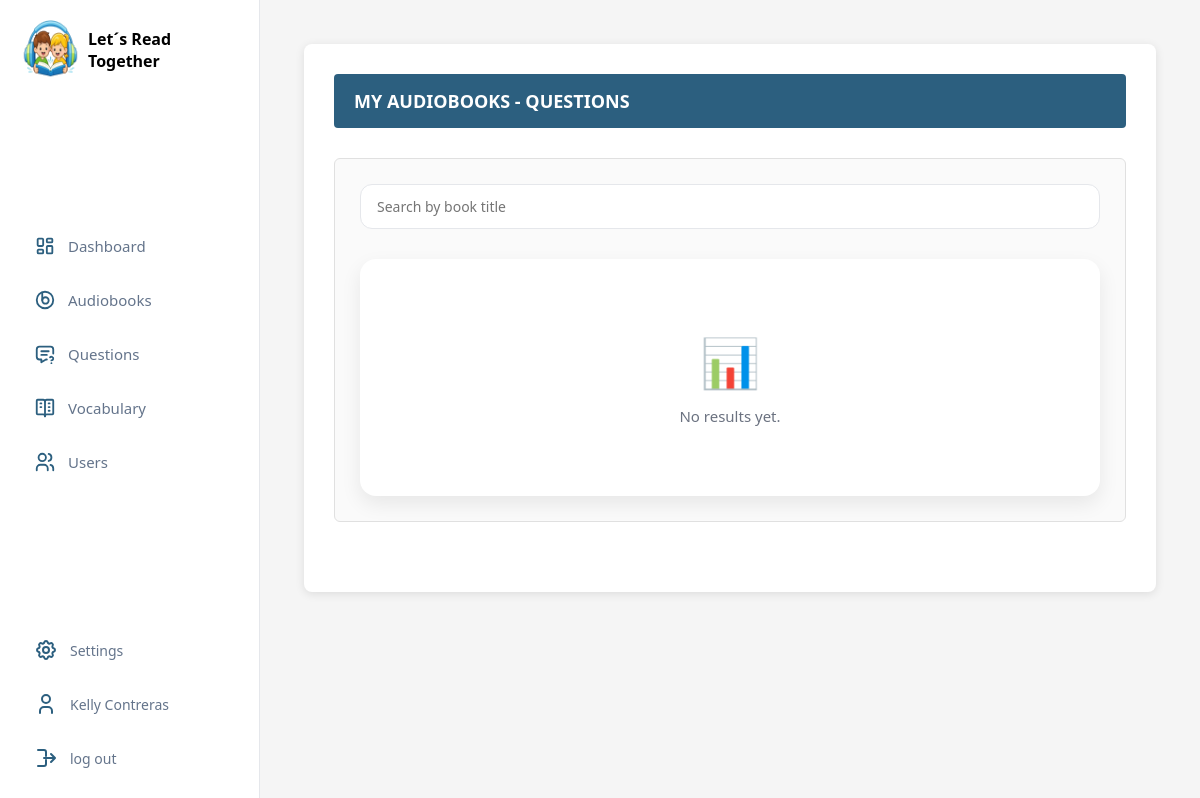
/audiobooks/mis-audiolibros/ (signed in), run on an earlier commit of the app's database.
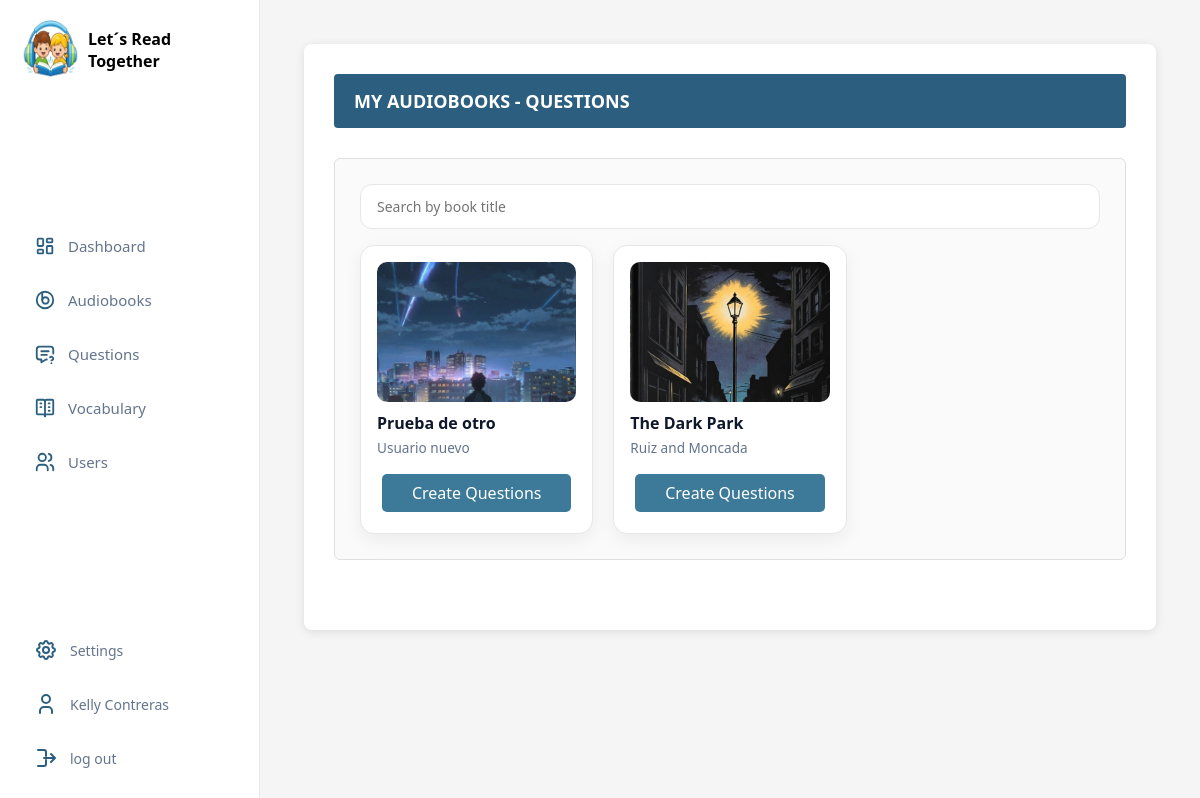
And on a later commit of the database.
### apps/audiobooks/models.py (models this page shows, shortened)
class Audiobook(models.Model):
    title = models.CharField(
        max_length=255,
        verbose_name="Título"
    )
    author_name = models.CharField(
        max_length=255,
        verbose_name="Autor"
    )
    cover_image = models.ImageField(
        upload_to="audiobooks/covers/",
        verbose_name="Portada"
    )
    audio_file = models.FileField(
        upload_to="audiobooks/audio/",
        verbose_name="Archivo de audio"
    )
    added_by = models.ForeignKey(
        User,
        on_delete=models.CASCADE,
        related_name="audiobooks_uploaded",
        verbose_name="Subido por"
    )
    created_at = models.DateTimeField(
        auto_now_add=True,
        verbose_name="Fecha de creación"
    )
    pdf_file = models.FileField(
        upload_to="audiobooks/pdfs/",
        verbose_name="Archivo PDF (Libro)",
        validators=[FileExtensionValidator(allowed_extensions=['pdf'])],
        null=True,  # Permite que registros antiguos no tengan PDF
        blank=True  # Permite que el formulario se envíe sin PDF si no es obligatorio
    )
    is_active = models.BooleanField(default=True)
    slug = models.SlugField(unique=True, blank=True)

### apps/audiobooks/views.py (the view)
# urls.py: path('audiobooks/mis-audiolibros/',views.mis_audiolibros_view,name='mis_audiolibros'),
@login_required
def mis_audiolibros_view(request):
    audiolibros = Audiobook.objects.filter(added_by=request.user)
    return render(
        request,
        'administrador/Questions/inicio_preguntas.html',
        {
            'audiolibros': audiolibros,
            "titulo_libro": "Let´s Read Together"
        }
    )

### templates/administrador/Questions/inicio_preguntas.html (shortened to what this page needs)
{% extends 'administrador/inicio_administrador.html' %}
{% load static %}
{% block css %}
{{ block.super }}
<link rel="stylesheet" href="{% static 'css/style_administrador/inicio_preguntas.css' %}">
{% endblock %}
{% block content %}
<div class="audiobooks-questions">
    <div class="title">
        <h2>My Audiobooks - Questions</h2>
    </div>
    <div class="detalle-questions">
        <div class="search-box">
            <input type="text" id="searchInput" placeholder="Search by book title">
        </div>
        {% if audiolibros %}
        <div class="audiobook-grid">
            {% for audiobook in audiolibros %}
            <div class="audiobook-card">
                {% if audiobook.cover_image %}
                <img src="{{ audiobook.cover_image.url }}" alt="{{ audiobook.title }}">
                {% endif %}
                <h3>{{ audiobook.title }}</h3>
                <p class="author">{{ audiobook.author_name }}</p>
                {% if request.user == audiobook.added_by and audiobook.is_active %}
                <a href="{% url 'manage_questions' audiobook.id %}" class="btn-questions">
                    Create Questions
                </a>
                {% else %}
                <button class="btn-questions disabled" disabled>
                    No Access
                </button>
                {% endif %}
            </div>
            {% endfor %}
        </div>
    </div>
    {% else %}
    <div class="empty-state">
        <div class="empty-icon">📊</div>
        <p>No results yet.</p>
    </div>
    {% endif %}
</div>
</div>
{% endblock %}

What changed in the data, as far as the page shows it:
added Audiobook: cover_image (picture), title "Prueba de otro", author_name "Usuario nuevo", is_active "Create Questions"
added Audiobook: cover_image (picture), title "The Dark Park", author_name "Ruiz and Moncada", is_active "Create Questions"
Also different on the page:
text no longer shown: "📊 No results yet."
